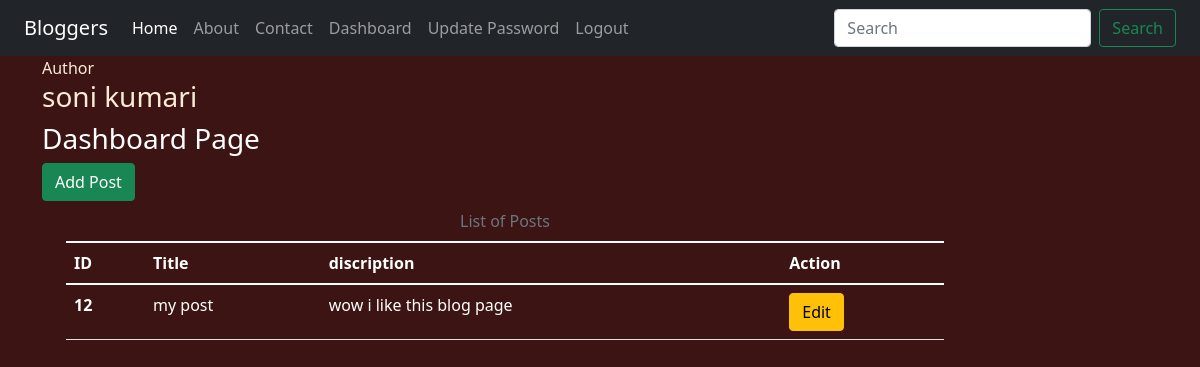
Screenshot of /dashboard/ (signed in) with the database file from the repository.
### blog/models.py (models this page shows)
class post(models.Model):
    user=models.ForeignKey(User,on_delete=models.CASCADE)
    title=models.CharField(max_length=200)
    disc=models.TextField()

### blog/views.py (the view)
# urls.py: path('dashboard/',views.dashboard,name='dashboard'),
def dashboard(request):
    print("request data: ", request.user)
    print("request data: ", request.user.id)
    if request.user.is_superuser:
        posts=post.objects.all()
        print("posts: ", posts)
        return render(request,'blog/dashboard.html',{'posts':posts,'name':request.user.first_name,'name2':request.user.last_name})
    if request.user.is_authenticated:
        posts=post.objects.filter(user=request.user.id)
        print("posts: ", posts)
        return render(request,'blog/dashboard.html',{'posts':posts,'name':request.user.first_name,'name2':request.user.last_name})
    else:
        return HttpResponseRedirect('/login/')

### blog/templates/blog/dashboard.html (shortened to what this page needs)
{% extends 'blog/base.html' %}
{% load static %}
{% block side %}
<div class="border-right border-warning h-100">Author</div>
<h3>{{name}} {{name2}}</h3>
{% endblock side %}
{% block content %}
<div class="col-sm-10">
    <h3 class="text-white">Dashboard Page</h3>
    {% if perms.blog.add_post %}
    <a href="{% url 'addpost' %}" class="btn btn-success">Add Post</a>
    {% endif %}
    <div class="container">
        <table class="table caption-top text-white">
            <caption class="text-center">List of Posts</caption>
            <thead>
              <tr>
                <th scope="col">ID</th>
                <th scope="col">Title</th>
                <th scope="col">discription</th>
                <th scope="col">Action</th>
              </tr>
            </thead>
            <tbody>
                {% for post in posts %}
              <tr>
                <th scope="row">{{post.id}}</th>
                <td>{{post.title}}</td>
                <td>{{post.disc}}</td>
                <td>
                {% if perms.blog.change_post %}
                <a href="{% url 'updatepost' post.id %}" class="btn btn-warning">Edit</a>
                {% endif %}
                </td>
              </tr>
              {% endfor %}
            </tbody>
          </table>
    </div>
</div>
{% endblock content%}

### blog/static/blog/css/style.css (style rules this page uses)
body { background-color: rgb(61, 20, 20); color: antiquewhite; }

### rows the page displays
post: id "12", title "my post", disc "wow i like this blog page"

### other values shown
{{ name }} "soni"
{{ name2 }} "kumari"
